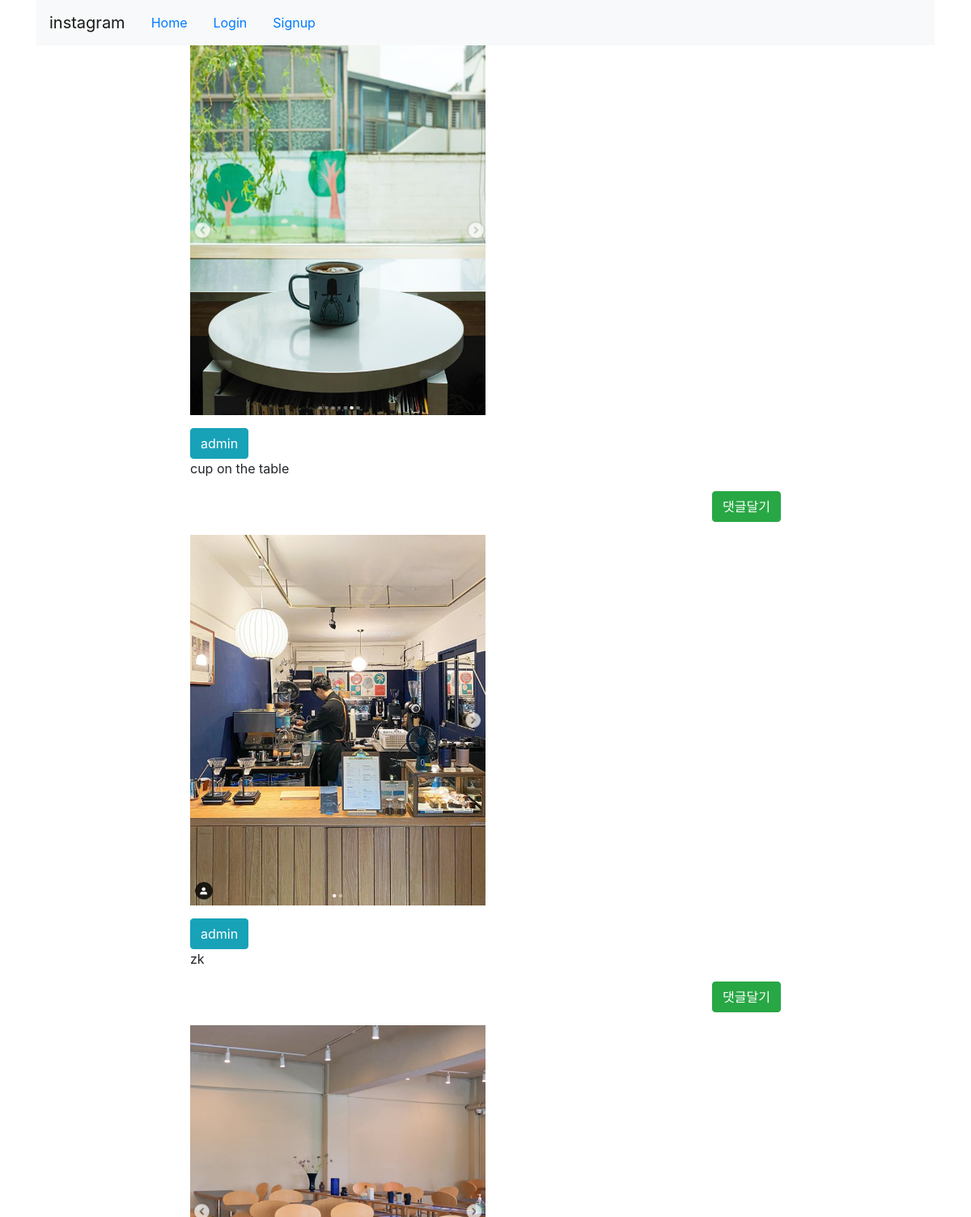
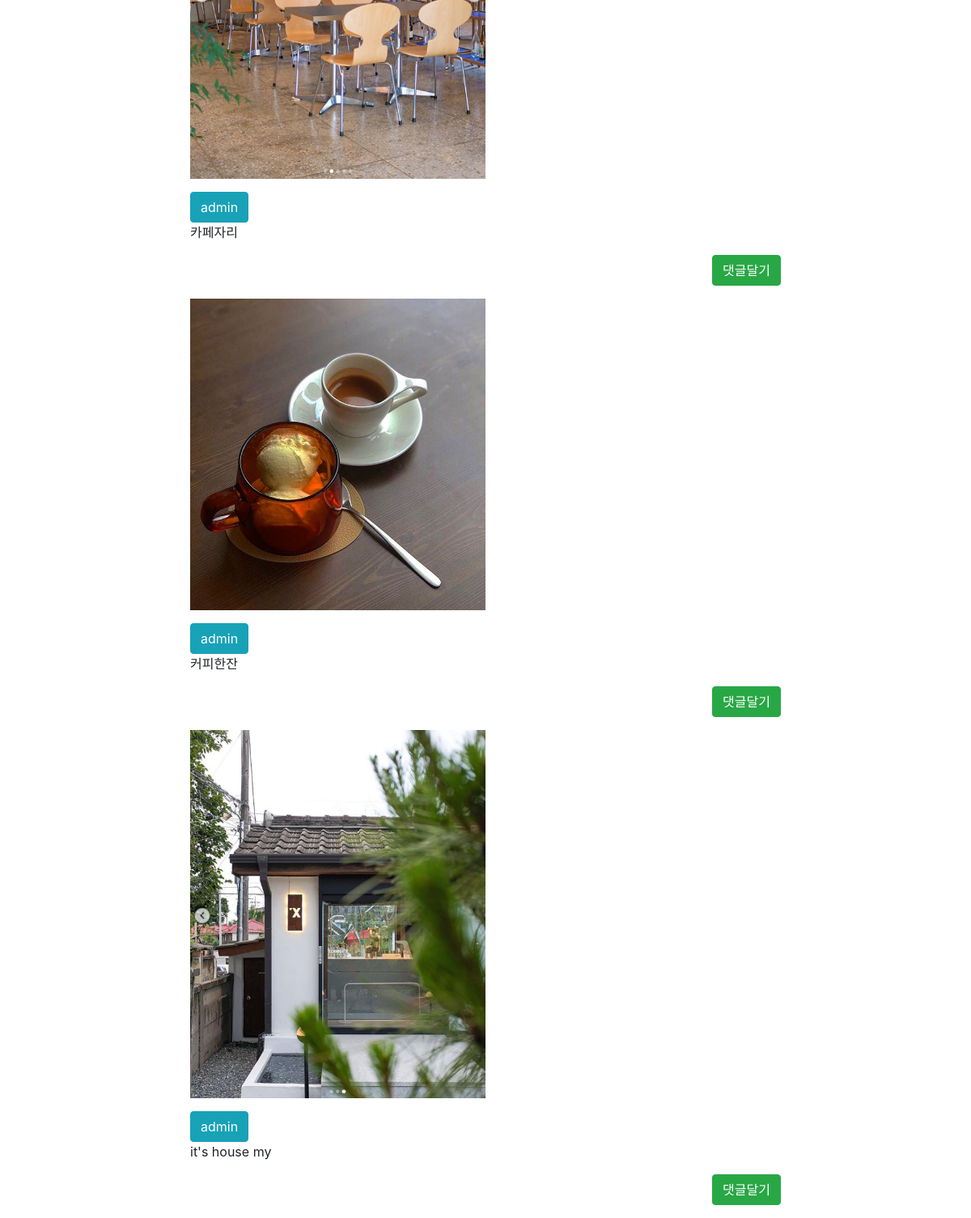
The page / on the database its author committed (2 pictures, top to bottom).
### photo/models.py (models this page shows, shortened)
class Photo(models.Model):
    author = models.ForeignKey(User, on_delete=models.CASCADE, related_name='user_photos')
    photo = models.ImageField(upload_to='photos/%Y')
    text = models.TextField()
    created = models.DateTimeField(auto_now_add=True)
    updated = models.DateTimeField(auto_now=True)
    class Meta:
        ordering = ['-updated', '-created']

### photo/views.py (the view)
# urls.py: path('', photo_list, name='게시글리스트'),
def photo_list(request):
    photos = Photo.objects.all()
    return render(request, 'photo/list.html', {'photos':photos})

### photo/templates/photo/list.html (shortened to what this page needs)
{% extends 'base.html' %}
{% block content %}
    {% for post in photos %}
        <div class="row">
            <div class="col-md-2"></div>
            <div class="col-md-8 panel panel-default">
                <p><img src="{{post.photo.url}}" style="width:50%;"></p>
                <button type="button" class="btn btn-xs btn-info">
                    {{post.author.username}}
                </button>
                <p>{{post.text|linebreaksbr}}</p>
                <p class="text-right">
                    <a href="{ % url 'photo:게시글리스트' pk=post.id %}" class="btn btn-xs btn-success">댓글달기</a>
                </p>
            </div>
            <div class="col-md-2"></div>
        </div>
    {% endfor %}
{% endblock %}

### templates/base.html (shortened to what this page needs)
<!DOCTYPE html>
<html lang="en">
<head>
    <link rel="stylesheet" href="https://cdn.jsdelivr.net/npm/bootstrap@4.5.3/dist/css/bootstrap.min.css">
</head>
<body>
<div class="container">
    <header class="header clearfix">
        <nav class="navbar navbar-expand-lg navbar-light bg-light">
            <a class="navbar-brand" href="/">instagram</a>
            <ul class="nav">
                <li class="nav-item"><a href="/" class="active nav-link ">Home</a></li>
                {% if user.is_authenticated %}
                <li class="nav-item"><a href="/" class="nav-link">Welcome, {{user.get_username}}</a></li>
                <li class="nav-item"><a href="{% url 'photo:게시글올리기' %}" class="nav-link">Upload</a></li>
                <li class="nav-item"><a href="{% url 'logout' %}" class="nav-link">Logout</a></li>
                {% else %}
                <li class="nav-item"><a href="{% url 'login' %}" class="nav-link">Login</a></li>
                <li class="nav-item"><a href="{% url 'register' %}" class="nav-link">Signup</a></li>
                {% endif %}
            </ul>
        </nav>
    </header>
    {% block content %}
    {% endblock %}
</div>
</body>
</html>

### rows shown on the page
Photo: photo (picture), author.username "admin", text "cup on the table"
Photo: photo (picture), author.username "admin", text "zk"
Photo: photo (picture), author.username "admin", text "카페자리"
Photo: photo (picture), author.username "admin", text "커피한잔"
Photo: photo (picture), author.username "admin", text "it's house my"
